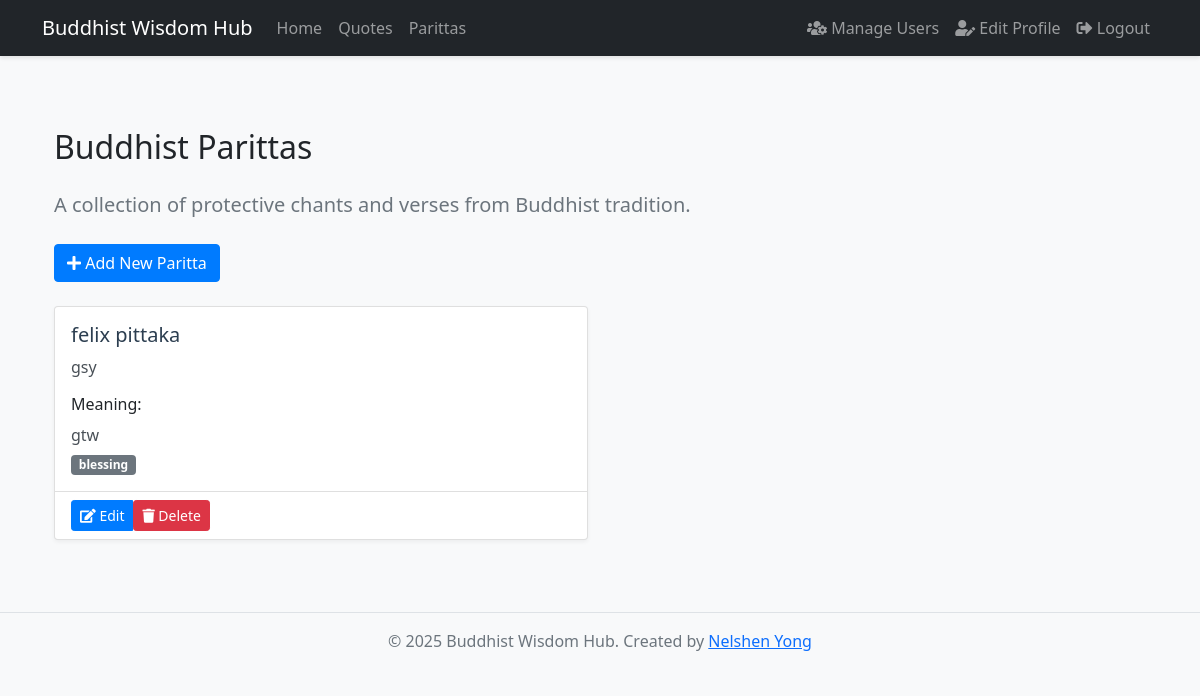
Screenshot of /parittas (signed in) with the database file from the repository.
### app.py (models this page shows)
class Paritta(db.Model):
    __tablename__ = 'parittas'
    id = db.Column(db.Integer, primary_key=True)
    title = db.Column(db.String(200), nullable=False)
    content = db.Column(db.Text, nullable=False)
    meaning = db.Column(db.Text)
    category = db.Column(db.String(50))
    date_added = db.Column(db.DateTime, default=datetime.utcnow)
    favorites = db.relationship('Favorite', backref='paritta', lazy=True)

### app.py (the view)
@app.route('/parittas')
def parittas():
    parittas = Paritta.query.order_by(Paritta.date_added.desc()).all()
    return render_template('parittas.html', parittas=parittas)

### app.py (called while the page is built)
def get_current_user():
    if 'user_id' in session:
        return User.query.get(session['user_id'])
    return None

@app.context_processor
def utility_processor():
    return dict(get_current_user=get_current_user)

### templates/parittas.html (shortened to what this page needs)
{% extends "base.html" %}  {% block content %}
<div class="container mt-5">
  <h2 class="mb-4">Buddhist Parittas</h2>
  <p class="lead mb-4">
    A collection of protective chants and verses from Buddhist tradition.
  </p>
  {% if session.get('user_id') %} {% set user = get_current_user() %} {% if user
  and user.is_admin %}
  <div class="mb-4">
    <a href="{{ url_for('add_paritta') }}" class="btn btn-primary">
      <i class="fas fa-plus"></i> Add New Paritta
    </a>
  </div>
  {% endif %} {% endif %}
  <div class="row">
    {% for paritta in parittas %}
    <div class="col-md-6 mb-4">
      <div class="card h-100">
        <div class="card-body">
          <h5 class="card-title">{{ paritta.title }}</h5>
          <p class="card-text">{{ paritta.content }}</p>
          {% if paritta.meaning %}
          <div class="mt-3">
            <h6>Meaning:</h6>
            <p class="card-text">{{ paritta.meaning }}</p>
          </div>
          {% endif %} {% if paritta.category %}
          <span class="badge bg-secondary mt-2">{{ paritta.category }}</span>
          {% endif %}
        </div>
        {% if session.get('user_id') %} {% set user = get_current_user() %} {%
        if user and user.is_admin %}
        <div class="card-footer bg-transparent">
          <div class="btn-group">
            <a
              href="{{ url_for('edit_paritta', paritta_id=paritta.id) }}"
              class="btn btn-sm btn-primary"
            >
              <i class="fas fa-edit"></i> Edit
            </a>
            <form
              method="POST"
              action="{{ url_for('delete_paritta', paritta_id=paritta.id) }}"
              class="d-inline"
            >
              <button
                type="submit"
                class="btn btn-sm btn-danger"
                onclick="return confirm('Are you sure you want to delete this paritta?')"
              >
                <i class="fas fa-trash"></i> Delete
              </button>
            </form>
          </div>
        </div>
        {% endif %} {% endif %}
      </div>
    </div>
    {% endfor %}
  </div>
</div>
{% endblock %}

### static/css/style.css (style rules this page uses)
body { min-height: 100vh; display: flex; flex-direction: column; background-color: #f8f9fa; }
.card { box-shadow: 0 2px 4px rgba(0, 0, 0, 0.05); transition: transform 0.2s; }
.lead { color: #6c757d; }
.card-title { color: #2c3e50; }
.card-text { color: #495057; }
.btn-primary { background-color: #007bff; border-color: #007bff; }

### rows the page displays
Paritta: title "felix pittaka", content "gsy", meaning "gtw", category "blessing"
